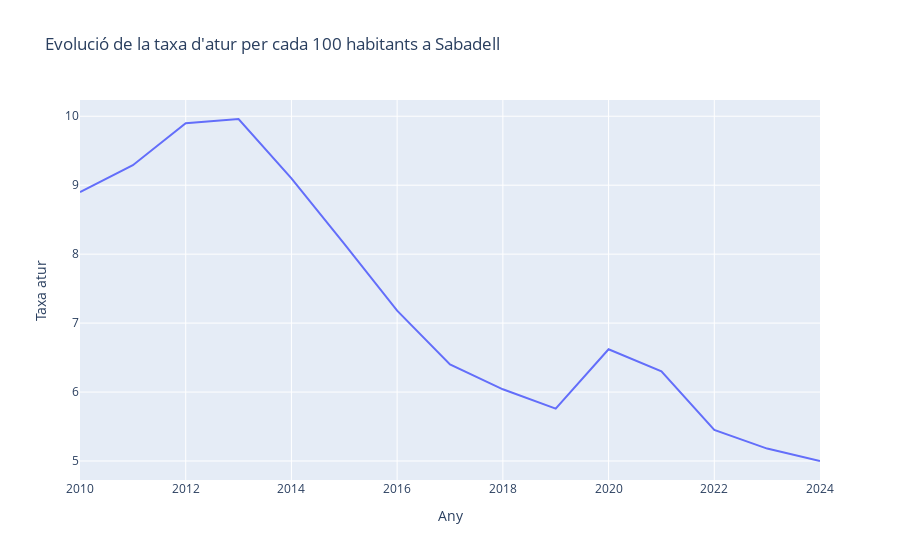
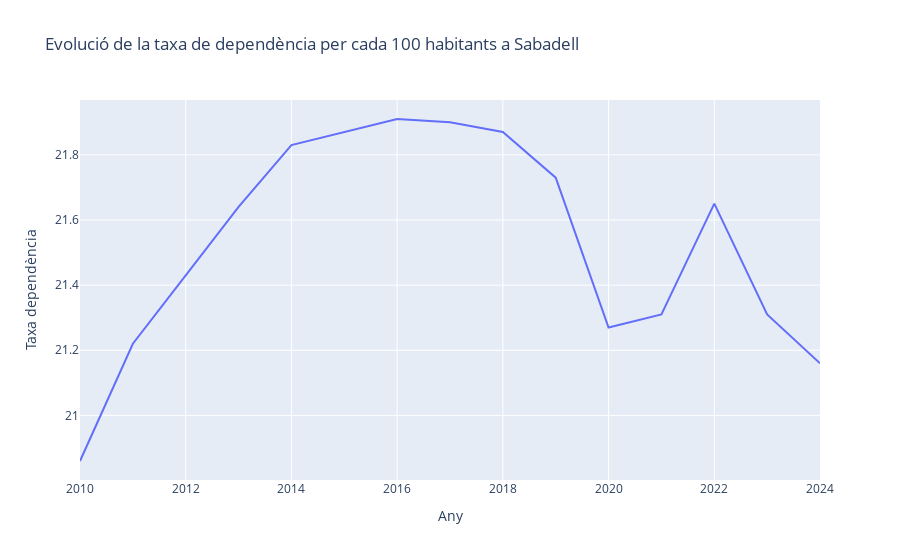

The notebook cell saved with these charts, in order:
### Code cell
fig = px.line(df2, y='Taxa atur',
              title=f"Evolució de la taxa d'atur per cada 100 habitants a {ciutat}",
              labels={'value':"Taxa d'atur"}
             )
fig2 = px.line(df2, y='Taxa dependència',
               title=f"Evolució de la taxa de dependència per cada 100 habitants a {ciutat}",
               labels={'value':"Taxa de dependència"}
              )
fig.show()
fig2.show()

### Figure 1 — Plotly figure (JSON) as saved in the notebook; plotly's stock layout.template omitted (floating-point values rounded to 4 significant figures)
{"data": [{"hovertemplate": "Any=%{x}<br>Taxa atur=%{y}<extra></extra>", "legendgroup": "", "line": {"color": "#636efa", "dash": "solid"}, "marker": {"symbol": "circle"}, "mode": "lines", "name": "", "orientation": "v", "showlegend": false, "type": "scatter", "x": [2010, 2011, 2012, 2013, 2014, 2015, 2016, 2017, 2018, 2019, 2020, 2021, 2022, 2023, 2024], "xaxis": "x", "y": [8.9, 9.29, 9.9, 9.96, 9.1, 8.15, 7.18, 6.4, 6.04, 5.76, 6.62, 6.3, 5.45, 5.18, 5.0], "yaxis": "y"}], "layout": {"legend": {"tracegroupgap": 0}, "title": {"text": "Evolució de la taxa d'atur per cada 100 habitants a Sabadell"}, "xaxis": {"anchor": "y", "domain": [0, 1], "title": {"text": "Any"}}, "yaxis": {"anchor": "x", "domain": [0, 1], "title": {"text": "Taxa atur"}}}}

### Figure 2 — Plotly figure (JSON) as saved in the notebook; plotly's stock layout.template omitted (floating-point values rounded to 4 significant figures)
{"data": [{"hovertemplate": "Any=%{x}<br>Taxa dependència=%{y}<extra></extra>", "legendgroup": "", "line": {"color": "#636efa", "dash": "solid"}, "marker": {"symbol": "circle"}, "mode": "lines", "name": "", "orientation": "v", "showlegend": false, "type": "scatter", "x": [2010, 2011, 2012, 2013, 2014, 2015, 2016, 2017, 2018, 2019, 2020, 2021, 2022, 2023, 2024], "xaxis": "x", "y": [20.86, 21.22, 21.43, 21.64, 21.83, 21.87, 21.91, 21.9, 21.87, 21.73, 21.27, 21.31, 21.65, 21.31, 21.16], "yaxis": "y"}], "layout": {"legend": {"tracegroupgap": 0}, "title": {"text": "Evolució de la taxa de dependència per cada 100 habitants a Sabadell"}, "xaxis": {"anchor": "y", "domain": [0, 1], "title": {"text": "Any"}}, "yaxis": {"anchor": "x", "domain": [0, 1], "title": {"text": "Taxa dependència"}}}}
